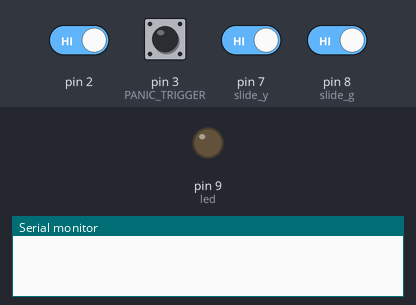
Simulated run of this sketch. Board: Arduino Uno, built with avr-gcc and run on an emulated ATmega328P. Parts: output pins drawn as LEDs (lit = HIGH), the last lines printed to the serial monitor. Inputs (shaded band) come from the test bench; at power-on: pin 2, pin 3 (PANIC_TRIGGER), pin 7 (slide_y), pin 8 (slide_g) HIGH.

Above: at 1.2 s.
1.3 s: pin 7 (slide_y) driven LOW
At 2.1 s:
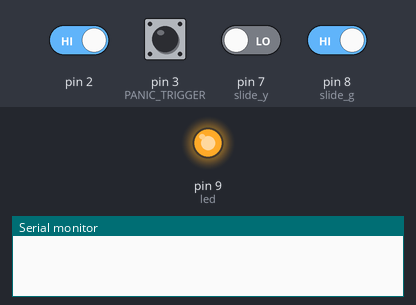
3.8 s: pin 8 (slide_g) driven LOW
At 5.6 s:
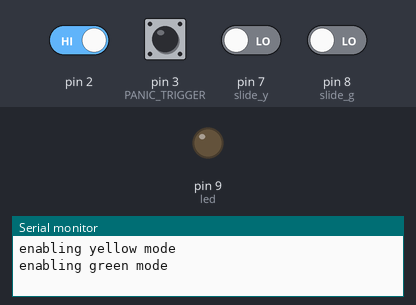
6.8 s: pin 8 (slide_g) driven HIGH
At 7.5 s:
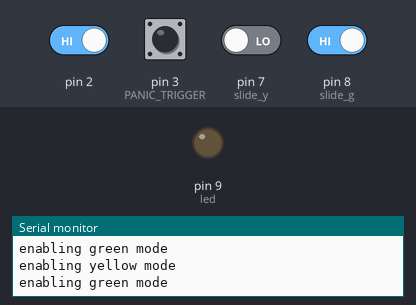
8.3 s: pin 2 driven LOW
Timing chart, 0 to 13.8 s (numbered marks = the images above; inputs shaded):
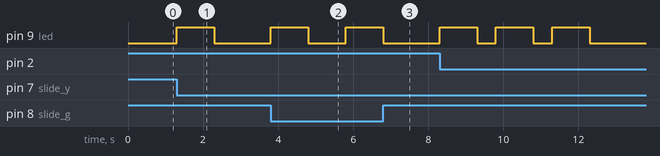

Measured:
- after the input at 1.3 s, pin 9 (led): LOW → HIGH at once, → LOW 1.0 s later
- after the input at 3.8 s, pin 9 (led): LOW → HIGH at once, → LOW 1.0 s later, → HIGH 1.0 s later
- after the input at 6.8 s, pin 9 (led): goes on until 6.8 s, then stays LOW

The sketch:

pendance.ino
```cpp
/*
 * TODO:
 * - when swtiched to red have a 3 quick buzzes
 *
 */

int slide_g = 8;
int slide_y = 7;
int reset_pin = 1;
int panic_pin = 0;
int led = 9;

int green_mode = false;
int yellow_mode = false;
int red_mode = false;

int yellow_mode_count_down = 15000; // 15 seconds
int yellow_mode_blink_count_down = 5000; // 5 seconds
int num_yellow_mode_bink_count = yellow_mode_count_down/yellow_mode_blink_count_down; // 3 times
unsigned long yellow_mode_start_time = 0;

volatile int num_panic = 0;
int PANIC_TRIGGER = 3;

volatile boolean signal_red = false;
int reset_steps = 0;

void setup() {
  pinMode(slide_g, INPUT);
  pinMode(slide_y, INPUT);
  pinMode(reset_pin, INPUT_PULLUP);
  attachInterrupt(reset_pin, reset, FALLING);
  pinMode(panic_pin, INPUT_PULLUP);
  attachInterrupt(panic_pin, panic, FALLING);
  pinMode(led, OUTPUT);

  Serial.begin(9600);
}

void loop() {
  if (signal_red == true){
      panic_pattern();
      signal_red = false;
      enable_panic_mode();
  }

  if (red_mode == false) {
    if ((green_mode == false) && (digitalRead(slide_g) == LOW)){
      enable_green_mode();
    }else if ((yellow_mode == false) && (digitalRead(slide_y) == LOW)){
      enable_yellow_mode();
    }

    if (yellow_mode == true) {
      if (millis() > (yellow_mode_start_time + yellow_mode_count_down)) {
        panic_pattern();
        enable_panic_mode();
      } else if (activate_warning() == true) {
        Serial.println("yellow mode warning");
        blink_light(1);
      }
    }
  } else if (red_mode == true) {
     if ((digitalRead(slide_y) == LOW) && (reset_steps == 0)) {
       reset_steps = 1;
     }
     if ((digitalRead(slide_g) == LOW) && (reset_steps == 1)) {
       reset_steps = 2;
     }
     if (reset_steps == 2) {
       enable_green_mode();
       reset_steps = 0;
     }
  }
}

boolean activate_warning(){
  for (int i=1; i<=num_yellow_mode_bink_count; i++){
    if ((millis() > (yellow_mode_start_time + (i*yellow_mode_blink_count_down))) && (millis() < (yellow_mode_start_time + (i*yellow_mode_blink_count_down)+100))) {
      return true;
    }
  }
  return false;
}

void panic() {
  num_panic++;
  if (num_panic == PANIC_TRIGGER) {
    signal_red = true;
//    enable_panic_mode();
  }
}

void reset() {
  if (yellow_mode == true) {
    yellow_mode_start_time = millis();
  }
}

void enable_panic_mode() {
  num_panic = 0;
  red_mode = true;
  green_mode = false;
  yellow_mode = false;
  Serial.println("enabling red mode");
}

void enable_yellow_mode() {
  blink_light(1);
  PANIC_TRIGGER = 1;
  yellow_mode = true;
  green_mode = false;
  red_mode = false;
  yellow_mode_start_time = millis();
  Serial.println("enabling yellow mode");
}

void enable_green_mode() {
  PANIC_TRIGGER = 3;
  green_mode = true;
  yellow_mode = false;
  red_mode = false;
  Serial.println("enabling green mode");
}

void panic_pattern(){
  blink_light(1000, 500, 3);
}

void blink_light(int times) {
  for (int i=0; i<times; i++) {
    digitalWrite(led, HIGH);
    delay(1000);
    digitalWrite(led, LOW);
    delay(1000);
  }
}

void blink_light(int blink_length_high, int blink_length_low, int times) {
  for (int i=0; i<times; i++) {
    digitalWrite(led, HIGH);
    delay(blink_length_high);
    digitalWrite(led, LOW);
    delay(blink_length_low);
  }
}

void test_led() {
  Serial.println("testing led");
  blink_light(4);
  delay(2000);
}

void test_slide() {
   if (digitalRead(slide_g) == LOW){
    digitalWrite(13, HIGH);
  }else if (digitalRead(slide_y) == LOW){
    digitalWrite(13, LOW);
  }
}
```
